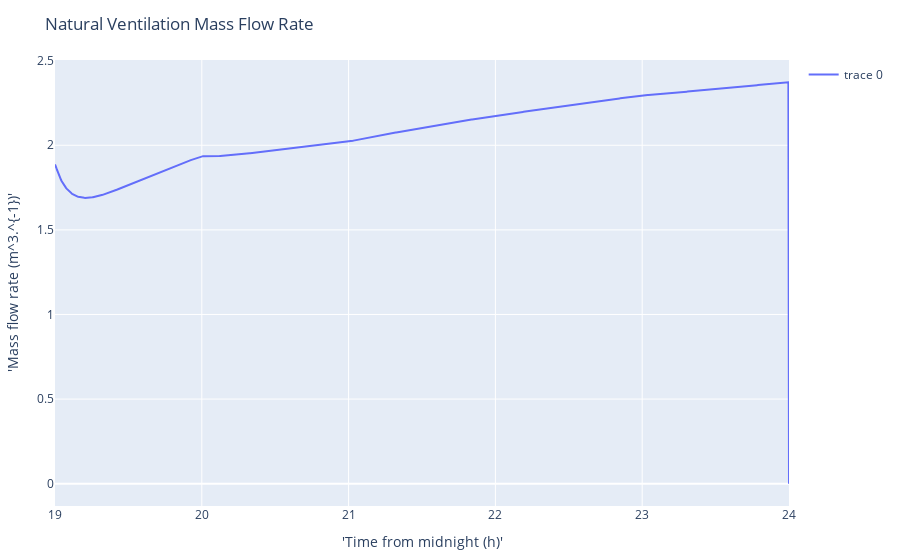

The notebook cell this image was saved under:
### Code cell
Vnvtot = Q_tot;
t1 = PlotlyJS.scatter(x=vec(time_in_hours),  y=vec(Vnvtot ), mode="lines")
p1 = PlotlyJS.plot([t1],   config=PlotConfig(scrollZoom=false), Layout(;title="Natural Ventilation Mass Flow Rate", showlegend=true, xaxis_title="'Time from midnight (h)'", yaxis_title="'Mass flow rate (m^3.^{-1})'"));
p1

### Figure 1 — Plotly figure (JSON) as saved in the notebook; plotly's stock layout.template omitted (floating-point values rounded to 4 significant figures; data arrays with more than 128 entries replaced by an {"elided": "..."} marker saying what was removed)
{"data": [{"mode": "lines", "type": "scatter", "x": {"elided": "1201 float values"}, "y": {"elided": "1201 float values"}}], "layout": {"margin": {"b": 50, "l": 50, "r": 50, "t": 60}, "showlegend": true, "title": "Natural Ventilation Mass Flow Rate", "xaxis": {"title": {"text": "'Time from midnight (h)'"}}, "yaxis": {"title": {"text": "'Mass flow rate (m^3.^{-1})'"}}}}
